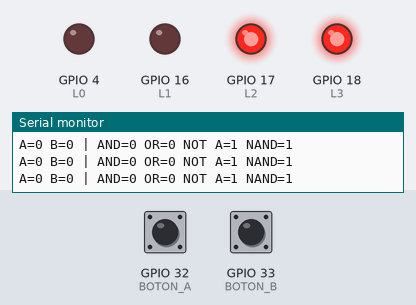
This sketch was run on a simulated ESP32. Shown: output pins drawn as LEDs (lit = HIGH), the last lines printed to the serial monitor. The inputs (shaded band) are chosen by the test bench; at power-on: GPIO 32 (BOTON_A) HIGH, GPIO 33 (BOTON_B) HIGH.

Above: at 1.4 s.
1.5 s: GPIO 32 (BOTON_A) pulled LOW for 0.35 s
At 1.9 s:
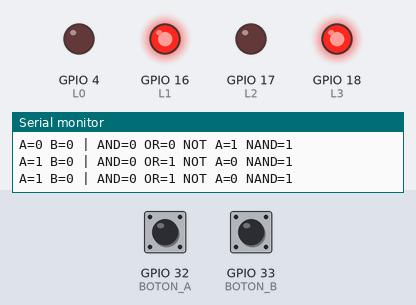
3.6 s: GPIO 33 (BOTON_B) pulled LOW for 0.35 s
At 4.0 s:
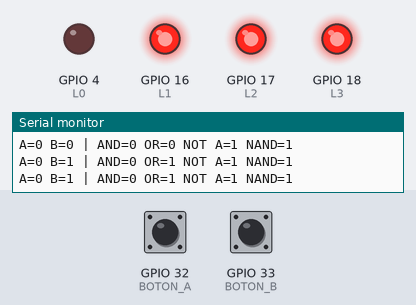
5.7 s: GPIO 33 (BOTON_B) pulled LOW for 3.2 s
At 9.9 s:
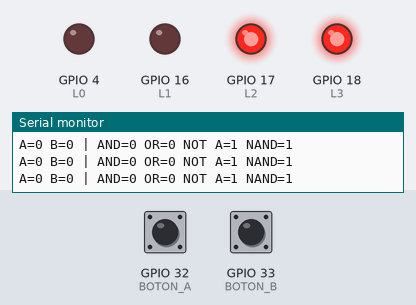
10.5 s: GPIO 32 (BOTON_A) pulled LOW for 3.2 s
At 11.1 s:
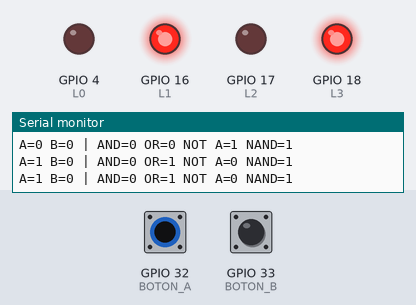
15.3 s: GPIO 32 (BOTON_A) driven LOW and GPIO 33 (BOTON_B) driven LOW
At 16.1 s:
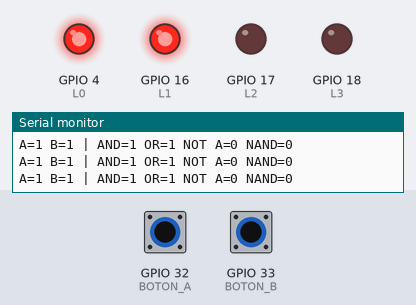
Timing chart, 0 to 17.8 s (numbered marks = the images above; inputs shaded):
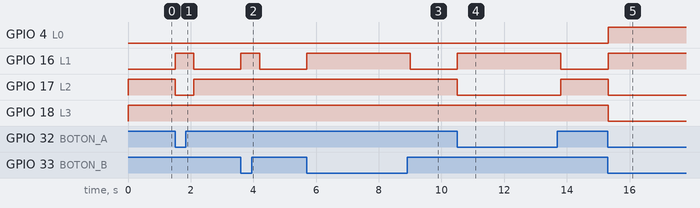

Measured:
- after the input at 1.5 s, GPIO 16 (L1): LOW → HIGH at once, → LOW 0.60 s later; GPIO 17 (L2): HIGH → LOW at once, → HIGH 0.60 s later
- after the input at 3.6 s, GPIO 16 (L1): LOW → HIGH at once, → LOW 0.60 s later
- after the input at 5.7 s, GPIO 16 (L1): LOW → HIGH at once, → LOW 3.3 s later
- after the input at 10.5 s, GPIO 16 (L1): LOW → HIGH at once, → LOW 3.3 s later; GPIO 17 (L2): HIGH → LOW at once, → HIGH 3.3 s later
- after the input at 15.3 s, GPIO 4 (L0), GPIO 16 (L1): LOW → HIGH at once; GPIO 17 (L2), GPIO 18 (L3): HIGH → LOW at once

The sketch:

sketch.ino
```cpp
// Clase 3 - Ejemplo 3: El ESP32 como compuertas lógicas
// Entradas: pulsadores A y B (apretado = 1).
// Salidas:  L0 = A AND B,  L1 = A OR B,  L2 = NOT A,  L3 = A NAND B

#include <Arduino.h>

const int L0 = 4;
const int L1 = 16;
const int L2 = 17;
const int L3 = 18;
const int BOTON_A = 32;
const int BOTON_B = 33;

void setup() {
  Serial.begin(115200);
  pinMode(L0, OUTPUT);
  pinMode(L1, OUTPUT);
  pinMode(L2, OUTPUT);
  pinMode(L3, OUTPUT);
  pinMode(BOTON_A, INPUT_PULLUP);
  pinMode(BOTON_B, INPUT_PULLUP);
}

void loop() {
  // Apretado = LOW, así que "apretado" es lo mismo que "lectura == LOW"
  bool a = digitalRead(BOTON_A) == LOW;
  bool b = digitalRead(BOTON_B) == LOW;

  // Un bool vale 0 o 1: se lo podemos pasar directo a digitalWrite
  digitalWrite(L0, a && b);      // AND
  digitalWrite(L1, a || b);      // OR
  digitalWrite(L2, !a);          // NOT
  digitalWrite(L3, !(a && b));   // NAND

  Serial.printf("A=%d B=%d | AND=%d OR=%d NOT A=%d NAND=%d\n",
                a, b, a && b, a || b, !a, !(a && b));

  delay(300);
}
```
